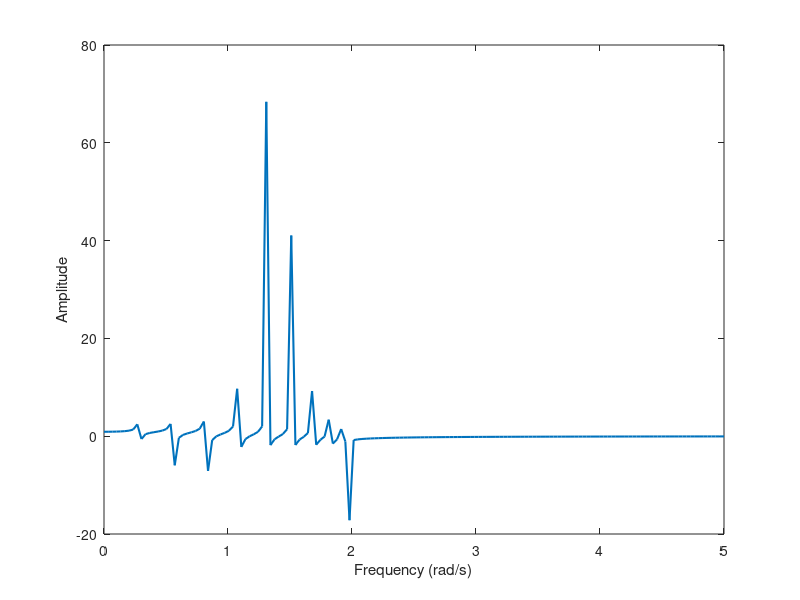

The MATLAB source for this figure: (Note: this script raises an error after producing the figure.)
n=10;
m=1;
k=1;
c=0;
M=m*eye(n);
K=zeros(n);
C=zeros(n);
for row=1:n
    for j=1:row+1
        if row==j
            K(row,j)=2*k;
            C(row,j)=2*c;
          
            if j==n
               break;
            end
        end
        
        if (j==row+1 || j==row-1)
            K(row,j)=-1*k;
            C(row,j)=-1*c;
        end
    end
end
% Frequency range
w = linspace(0, 5,150);
H = zeros(n, length(w));

% Compute frequency response function (FRF)
for i = 1:length(w)
    omega_i = w(i);
    A = -omega_i^2 * M + 1i * omega_i * C + K;
    H(:, i) = inv(A) * eye(n, 1); 
end

% Plot frequency response
% for i=1:n
% figure;
% plot(w, H(i, :), 'LineWidth', 1.5); 
% xlabel('Frequency (rad/s)');
% ylabel('Amplitude');
% title('FRF of mass',{i});
% grid on;
% end
plot(w, H(1, :), 'LineWidth', 1.5); 
xlabel('Frequency (rad/s)');
ylabel('Amplitude');
title('FRF of mass',{1});
grid on;
